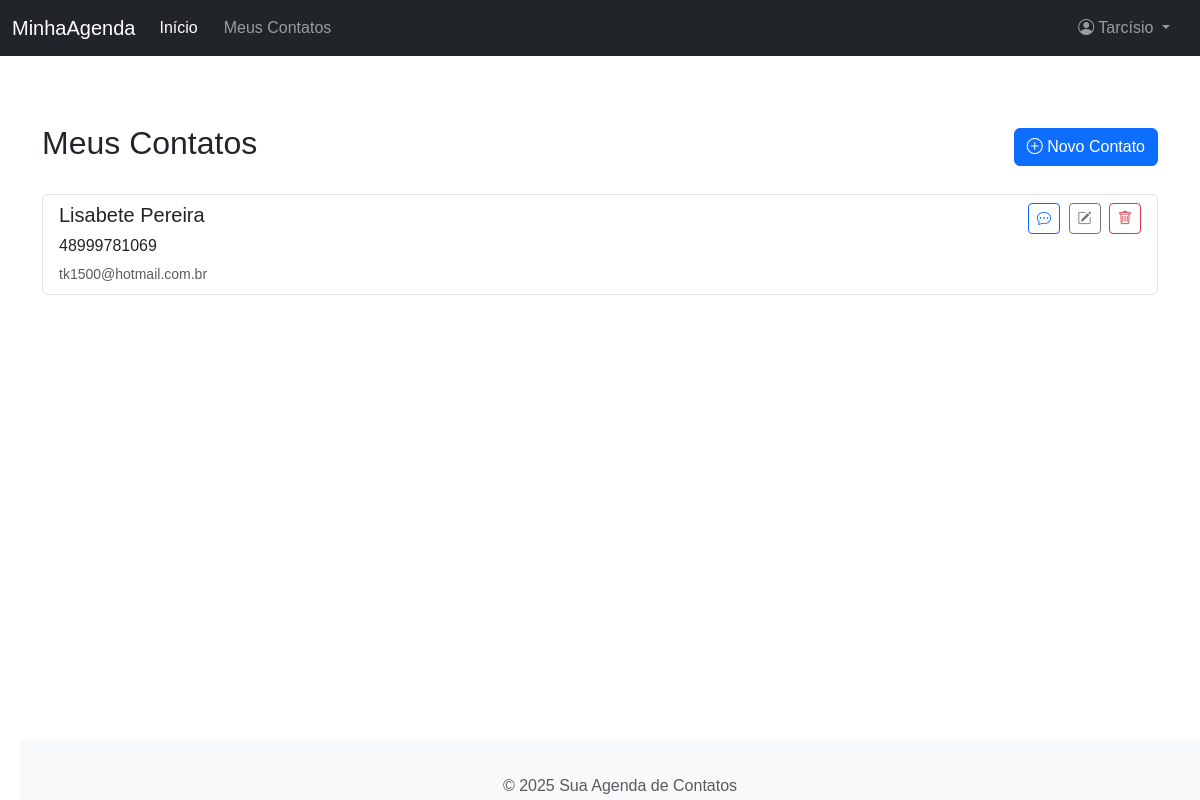
The page /contacts/ (signed in) on the database as committed earlier.
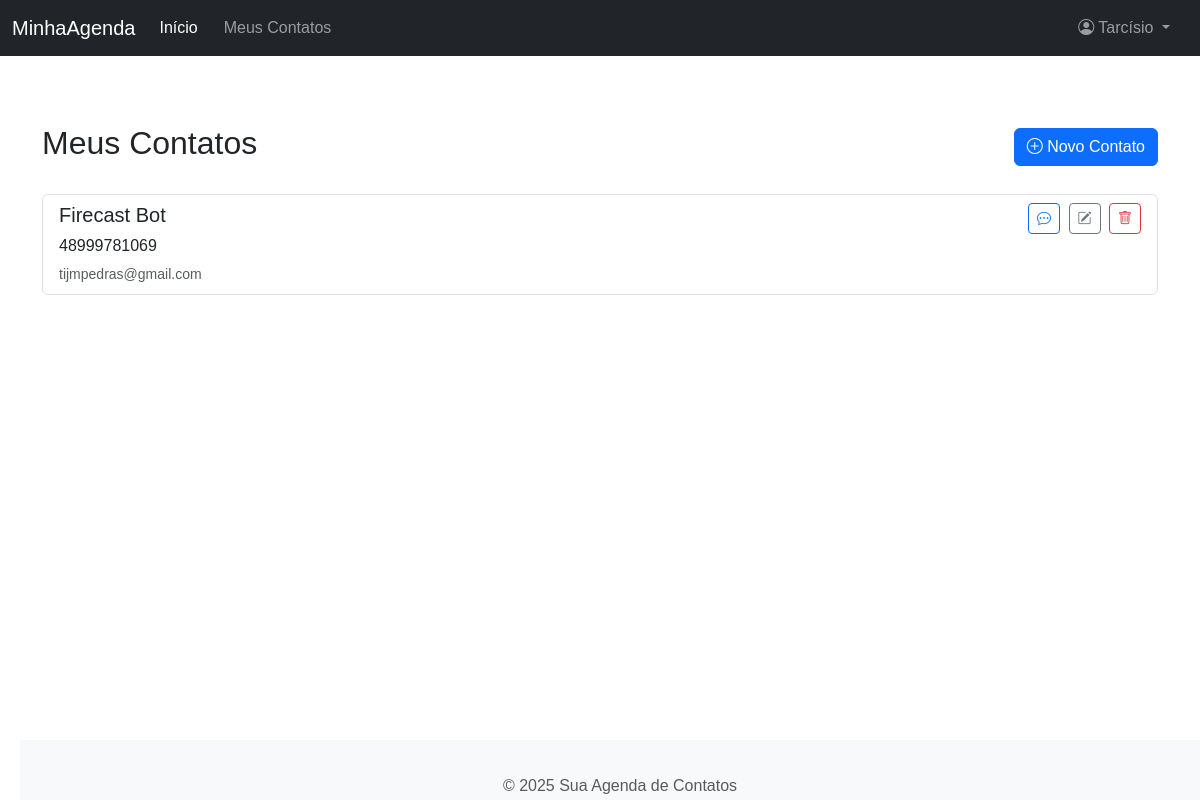
The same page on the database as committed later.
### app/models.py (models this page shows, shortened)
class User(UserMixin, db.Model):
    __tablename__ = 'user' # Define o nome da tabela explicitamente
    id = db.Column(db.Integer, primary_key=True)
    name = db.Column(db.String(100), nullable=False)
    email = db.Column(db.String(120), unique=True, nullable=False, index=True) # Adiciona index=True
    phone_number = db.Column(db.String(20), nullable=True) # Celular do usuário
    password_hash = db.Column(db.String(256)) # Aumentado para hashes mais longos
    contacts = db.relationship('Contact', back_populates='owner', lazy='dynamic', cascade="all, delete-orphan")
    sent_messages = db.relationship('Message', foreign_keys='Message.user_id', back_populates='sender', lazy='dynamic', cascade="all, delete-orphan")

class Contact(db.Model):
    __tablename__ = 'contact'
    id = db.Column(db.Integer, primary_key=True)
    name = db.Column(db.String(100), nullable=False, index=True)
    email = db.Column(db.String(120), nullable=True, index=True) # Contatos podem não ter email
    phone_number = db.Column(db.String(20), nullable=False) # Celular do contato é obrigatório
    user_id = db.Column(db.Integer, db.ForeignKey('user.id'), nullable=False) # Chave estrangeira para User
    owner = db.relationship('User', back_populates='contacts')
    messages_to_contact = db.relationship('Message', back_populates='recipient', lazy='dynamic', cascade="all, delete-orphan") # Mensagens onde este contato é o destinatário

### app/routes/contact_routes.py (the view)
@bp.route('/')
@login_required
def list_contacts():
    page = request.args.get('page', 1, type=int) # Para paginação futura
    contacts_pagination = Contact.query.filter_by(user_id=current_user.id).order_by(Contact.name.asc()).paginate(page=page, per_page=10, error_out=False)
    contacts = contacts_pagination.items
    return render_template('contacts/list_contacts.html',
                           title="Meus Contatos",
                           contacts=contacts,
                           pagination=contacts_pagination)

### app/models.py (called while the page is built)
@login.user_loader
def load_user(user_id):
    return db.session.get(User, int(user_id)) # Use db.session.get para SQLAlchemy 2.0+

### app/templates/contacts/list_contacts.html (shortened to what this page needs)
{% extends "base.html" %}
{% block content %}
<div class="d-flex justify-content-between align-items-center mb-4">
    <h2>Meus Contatos</h2>
    <a href="{{ url_for('contact_bp.add_contact') }}" class="btn btn-primary"><i class="bi bi-plus-circle"></i> Novo Contato</a>
</div>
{% if contacts %}
    <div class="list-group">
        {% for contact in contacts %}
        <div class="list-group-item list-group-item-action flex-column align-items-start mb-2">
            <div class="d-flex w-100 justify-content-between">
                <h5 class="mb-1">{{ contact.name }}</h5>
                <div>
                    <a href="{{ url_for('message_bp.list_messages_for_contact', contact_id=contact.id) }}" class="btn btn-sm btn-outline-primary me-1" title="Mensagens"><i class="bi bi-chat-dots"></i></a>
                    <a href="{{ url_for('contact_bp.edit_contact', contact_id=contact.id) }}" class="btn btn-sm btn-outline-secondary me-1" title="Editar"><i class="bi bi-pencil-square"></i></a>
                     <form action="{{ url_for('contact_bp.delete_contact', contact_id=contact.id) }}" method="POST" style="display: inline;" onsubmit="return confirm('Tem certeza que deseja excluir {{ contact.name }}?');">
                         <button type="submit" class="btn btn-sm btn-outline-danger" title="Excluir"><i class="bi bi-trash"></i></button>
                     </form>
                </div>
            </div>
            <p class="mb-1">{{ contact.phone_number }}</p>
            <small class="text-muted">{{ contact.email if contact.email else 'Sem email' }}</small>
        </div>
        {% endfor %}
    </div>
{% else %}
    <div class="alert alert-info" role="alert">
        Você ainda não tem contatos cadastrados. <a href="{{ url_for('contact_bp.add_contact') }}" class="alert-link">Adicione um novo contato</a>!
    </div>
{% endif %}
{% endblock %}

### app/templates/base.html (shortened to what this page needs)
<!DOCTYPE html>
<html lang="pt-br">
<head>
    <link href="https://cdn.jsdelivr.net/npm/bootstrap@5.3.3/dist/css/bootstrap.min.css" rel="stylesheet">
    <link rel="stylesheet" href="{{ url_for('static', filename='css/style.css') }}">
    <link rel="stylesheet" href="https://cdn.jsdelivr.net/npm/bootstrap-icons@1.11.3/font/bootstrap-icons.min.css">
</head>
<body>
    <nav class="navbar navbar-expand-md navbar-dark bg-dark fixed-top">
      <div class="container-fluid">
        <a class="navbar-brand" href="{{ url_for('main_bp.index') }}">MinhaAgenda</a>
        <div class="collapse navbar-collapse" id="navbarCollapse">
          <ul class="navbar-nav me-auto mb-2 mb-md-0">
            <li class="nav-item">
              <a class="nav-link active" aria-current="page" href="{{ url_for('main_bp.index') }}">Início</a>
            </li>
            {% if current_user.is_authenticated %}
            <li class="nav-item">
              <a class="nav-link" href="{{ url_for('contact_bp.list_contacts') }}">Meus Contatos</a>
            </li>
            {% endif %}
          </ul>
          <ul class="navbar-nav ms-auto mb-2 mb-md-0">
            {% if current_user.is_authenticated %}
                <li class="nav-item dropdown">
                  <a class="nav-link dropdown-toggle" href="#" role="button" data-bs-toggle="dropdown" aria-expanded="false">
                    <i class="bi bi-person-circle"></i> {{ current_user.name }}
                  </a>
                </li>
            {% endif %}
          </ul>
        </div>
      </div>
    </nav>
    <main class="container mt-4">
        {% block content %}{% endblock %}
    </main>
    <footer class="footer mt-auto py-3 bg-light">
      <div class="container text-center">
        <span class="text-muted">© {{ current_year }} Sua Agenda de Contatos</span>
      </div>
    </footer>
</body>
</html>

### app/static/css/style.css (style rules this page uses)
body { font-family: sans-serif; margin: 20px; }
nav a { margin-right: 10px; text-decoration: none; color: blue; }

### app/templates/base.html (style rules this page uses)
body { padding-top: 5rem; }
.footer { position: fixed; bottom: 0; width: 100%; height: 60px; line-height: 60px; background-color: #f5f5f5; text-align: center; }
main { margin-bottom: 80px; }

Rows that differ between the two databases and show on the page:
changed Contact: name "Lisabete Pereira" → "Firecast Bot"; email "tk1500@hotmail.com.br" → "tijmpedras@gmail.com"
